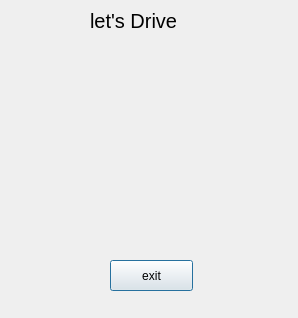
<?xml version="1.0" encoding="UTF-8"?>
<ui version="4.0">
 <class>joystick</class>
 <widget class="QDialog" name="joystick">
  <property name="geometry">
   <rect>
    <x>0</x>
    <y>0</y>
    <width>298</width>
    <height>318</height>
   </rect>
  </property>
  <property name="windowTitle">
   <string>Dialog</string>
  </property>
  <widget class="QLabel" name="label">
   <property name="enabled">
    <bool>true</bool>
   </property>
   <property name="geometry">
    <rect>
     <x>90</x>
     <y>0</y>
     <width>121</width>
     <height>41</height>
    </rect>
   </property>
   <property name="font">
    <font>
     <pointsize>15</pointsize>
    </font>
   </property>
   <property name="text">
    <string>let's Drive</string>
   </property>
  </widget>
  <widget class="QPushButton" name="pushButton">
   <property name="geometry">
    <rect>
     <x>110</x>
     <y>260</y>
     <width>83</width>
     <height>31</height>
    </rect>
   </property>
   <property name="text">
    <string>exit</string>
   </property>
  </widget>
 </widget>
 <resources/>
 <connections/>
</ui>
